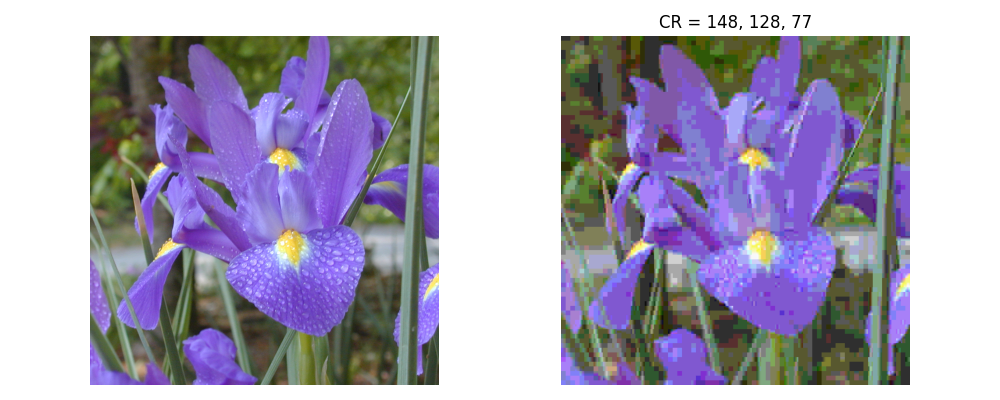

This chart was generated by the following Python code:
import matplotlib.pyplot as plt
from skimage.io import imread
import numpy as np

from libDIP.im2jpeg4e import im2jpeg4e
from libDIP.jpeg2im4e import jpeg2im4e
from libDIPUM.imratio import imratio
from libDIPUM.compare import compare
from libDIPUM.data_path import dip_data

# %% Parameters
Quality = 20

# %% Data
RGB = imread(dip_data('Fig0604(a)(iris).tif'))
R = RGB[:, :, 0]
G = RGB[:, :, 1]
B = RGB[:, :, 2]

# %% Compression JPEG
y = im2jpeg4e(R, Quality)
RHat = jpeg2im4e(y)
CR_R = imratio(R, y)
RMSE_R = compare(R, RHat, 0)

y = im2jpeg4e(G, Quality)
GHat = jpeg2im4e(y)
CR_G = imratio(G, y)
RMSE_G = compare(G, GHat, 0)

y = im2jpeg4e(B, Quality)
BHat = jpeg2im4e(y)
CR_B = imratio(B, y)
RMSE_B = compare(B, BHat, 0)

RGBCompressed = np.stack((RHat, GHat, BHat), axis=2)
_ = (RMSE_R, RMSE_G, RMSE_B)

# %% Display
plt.figure(figsize=(10, 4))

plt.subplot(1, 2, 1)
plt.imshow(RGB)
plt.axis('off')

plt.subplot(1, 2, 2)
plt.imshow(RGBCompressed)
plt.axis('off')
plt.title(f'CR = {CR_R:.3g}, {CR_G:.3g}, {CR_B:.3g}')

plt.tight_layout()
plt.savefig('Figure749.png')
plt.show()
